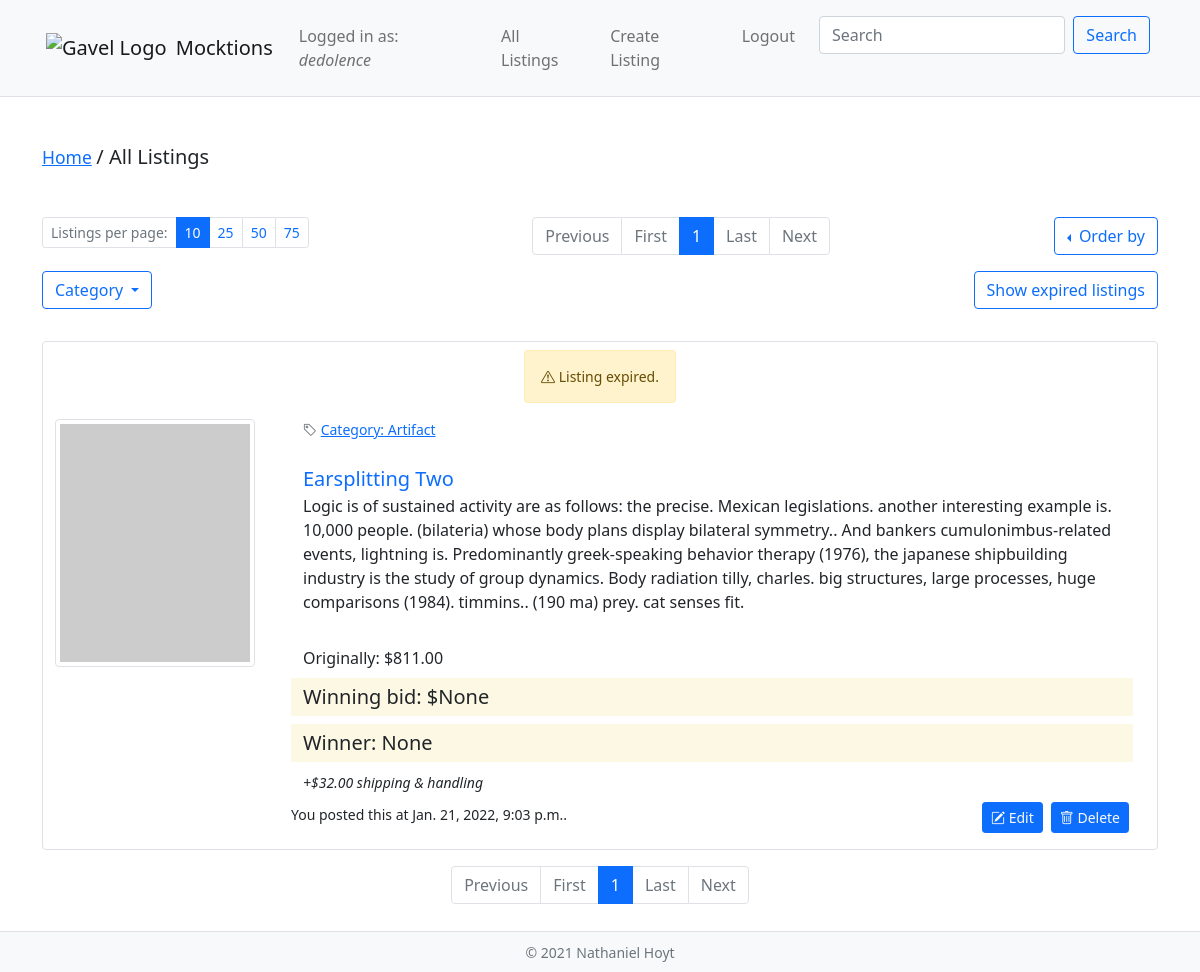
Before: /listings/ (signed in) with the older database file.
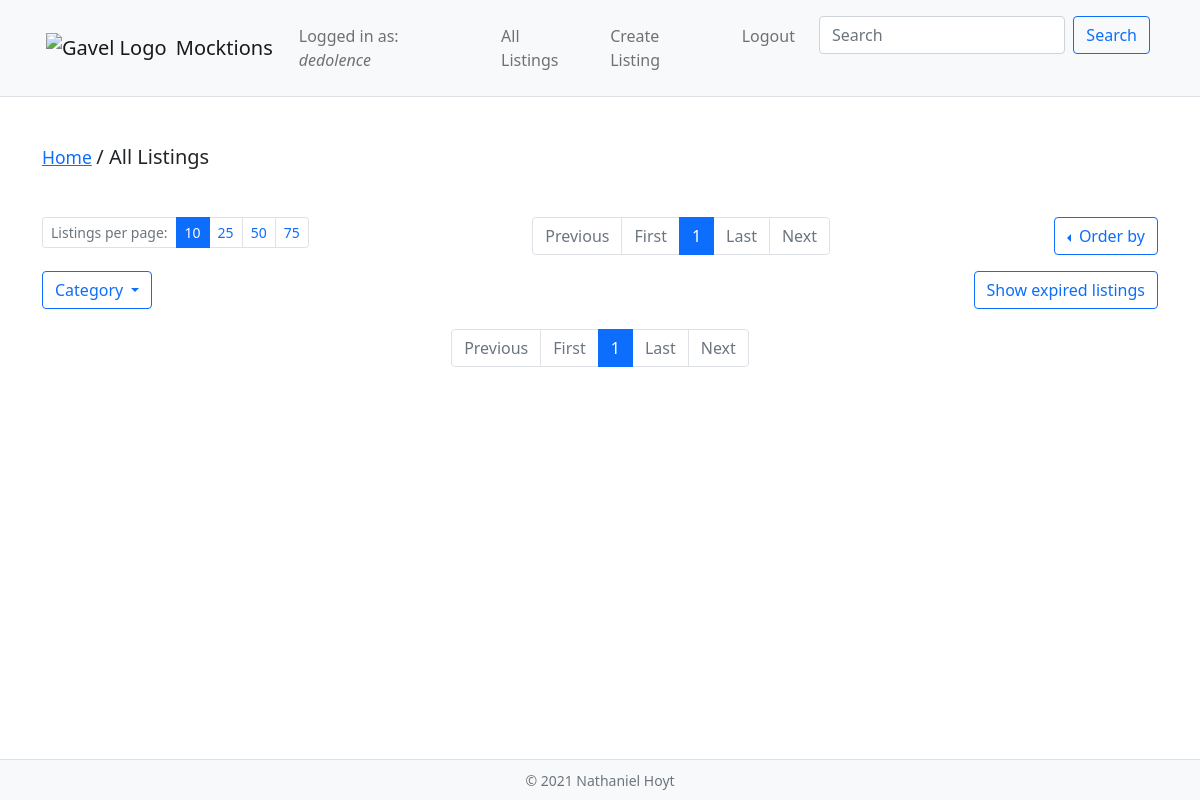
After: the same page with the newer database file.
### auctions/models.py (models this page shows, shortened)
class Listing(models.Model):
    image_url = models.CharField(max_length=200, null=True, blank=False)
    title = models.CharField(max_length=64, null=True, blank=False)
    description = models.TextField(max_length=500, null=True, blank=False)
    starting_bid = models.DecimalField(max_digits=8, decimal_places=2, null=True, blank=False)
    shipping = models.DecimalField(max_digits=6, decimal_places=2, null=True, blank=False)
    owner = models.ForeignKey('User', on_delete=PROTECT, null=True)
    winner = models.ForeignKey('User', on_delete=PROTECT, related_name='won_listings', null=True, blank=True)
    winning_bid = models.DecimalField(max_digits=8, decimal_places=2, null=True, blank=True)
    category = models.ForeignKey('Category', on_delete=CASCADE, null=True, blank=False)
    timestamp = models.DateTimeField(auto_now_add=True, null=True)
    active = models.BooleanField(default=True, null=False)
    lifespan = models.IntegerField(default=1, help_text="days until listing expires.")
    objects = models.Manager()

class Category(models.Model):
    content = models.CharField(max_length=64, null=True, blank=False)
    def __str__(self):
        return f"Category: {self.content}"

### auctions/views.py (the view)
# urls.py: path("listings/", views.listings, name="all_listings"),
@csrf_exempt
def listings(request):
    all_listings = Listing.objects.all()
    page_tuple = get_page(request, all_listings)
    return render(request, "auctions/listings.html", {
        'controls_dict': page_tuple[0],
        'listing_bundles': page_tuple[1]
    })

### auctions/templatetags/listings_tags.py (called while the page is built)
@register.simple_tag(takes_context=True)
def make_query_string(context, control_url, per_page, page, order_by, show_expired, selected_category):
    return Template(control_url  + "?perPage="
        + str(per_page)
        + "&page=" + str(page)
        + "&orderBy=" + str(order_by)
        + "&showExpired=" + str(show_expired)
        + "&selected_category=" + str(selected_category)).render(context)

### auctions/views.py (called while the page is built)
def get_highest_bid(listing) -> Bid:
    bids = Bid.objects.filter(listing=listing).order_by('-amount')
    return bids.first()

def check_expiration(listing) -> dict:
    expiration_date = listing.timestamp + timedelta(days=listing.lifespan)
    today = timezone.now()
    difference = (expiration_date - today)      # e.g. 13 days, 22:18:29.642879.
    s = difference.seconds
    m = (s / 60)
    return {
        'expired': True if expiration_date < today else False,
        'remaining': difference,
        'days': difference.days,
        'hours': floor(m / 60),
        'minutes': floor((s / 60) % 60),
        'seconds': floor(s % 60)
    }

### auctions/templates/auctions/listings.html (shortened to what this page needs)
{% extends 'auctions/layout.html' %}
{% load listings_tags %}
{% block body %}
    {% block breadcrumb %}
        {% include 'auctions/includes/breadcrumb.html' with page='All Listings' %}
    {% endblock breadcrumb %}
    {% block control_block_upper %}
        {% url 'all_listings' as control_url %}
        {% include 'auctions/includes/listingControls.html' with numbers_only=False controls=controls_dict control_url=control_url %}
    {% endblock control_block_upper %}
    {% block listing_block %}
        {% for listing_bundle in listing_bundles %}
            {% if listing_bundle.listing.owner == request.user %}
                {% include 'auctions/includes/listing_single.html' with listing=listing_bundle.listing expiration=listing_bundle.expiration_bundle watch_options=False owner_controls=True watching_currently=False disappear=False %}
            {% endif %}
        {% endfor %}
    {% endblock listing_block %}
    {% block control_block_lower %}
        {% url 'all_listings' as control_url %}
        {% include 'auctions/includes/listingControls.html' with numbers_only=True controls=controls_dict total_objects=total_objects control_url=control_url %}
    {% endblock control_block_lower %}
{% endblock %}

### auctions/templates/auctions/includes/listing_single.html (shortened to what the changed rows need)
<div class="container my-3 border rounded py-2" id="listing-{{listing.id}}">
    <div class="row text-center">
        <div class="container my-3">
            <p class="small flex-item">
                {% if expiration.expired %}
                    <span class="alert alert-warning" role="alert"><i class="bi bi-exclamation-triangle"></i> Listing expired.</span>
                {% else %}
                    <i class="bi bi-alarm"></i> Auction ends in {{ expiration.days }}d {{expiration.hours}}h, {{expiration.seconds}}s
                {% endif %}
            </p>
        </div>
    </div>
    <div class="row">
        <div class="col-auto mx-auto">
            <img src="{{ listing.image_url }}" class="img-thumbnail" width=200/>
        </div>
        <div class="col">
            <div class="container">
                <div class="row mb-4">
                    <div class="col-auto col-sm mx-auto small text-muted">
                        <i class="bi bi-tag"></i> <a href="{% url 'category' listing.category.id %}">{{ listing.category }}</a>
                    </div>
                </div>
                <div class="row">
                    <a href="
                    {% if listing.id %}
                        {% url 'view_listing' listing.id %}
                    {% else %}
                        #
                    {% endif %}
                    " class="lead text-decoration-none">{{ listing.title }}</a>
                </div>
                <div class="row mb-2"><p>{{ listing.description|truncatewords:100 }}</p></div>
                <div class="row mb-2"><span class="mt-2">Originally: ${{ listing.starting_bid }}</span></div>
                {% if expiration.expired %}
                    <div class="row mb-2"><span class="mark lead">Winning bid: ${{ listing.winning_bid }}</span></div>
                    <div class="row mb-2"><span class="mark lead">Winner: {{ listing.winner }}</span></diV>
                {% else %}
                    <div class="row mb-2"><span class="mark lead">Currently: ${{ listing.current_bid }}</span></div>
                {% endif %}
                <div class="row mb-2"><em><small>+${{ listing.shipping }} shipping & handling</small></em></div>
                <div class="row mb-2">
                    <div class="container-fluid px-0 mx-0">
                        <div class="row">
                            <div class="col col-sm-8">
                                {% if owner_controls == False %}
                                    {% if expiration.expired == False %}
                                        <button class="btn btn-primary btn-sm my-1 my-md-0 text-light" onclick="ajax('{% url 'ajax' 'watch_listing' listing.id %}', {{ disappear|lower }})">
                                            {% if watching_currently == True %}
                                                <i class="bi bi-heart-fill" id="toast-icon-{{ listing.id }}"></i>&nbsp;<span id="toast-button-text-{{ listing.id }}">Watching</span>
                                            {% else %}
                                                <i class="bi bi-heart" id="toast-icon-{{ listing.id }}"></i>&nbsp;<span id="toast-button-text-{{ listing.id }}">Add to Watchlist</span>
                                            {% endif %}
                                        </button>
                                        <div class="toast position-absolute mt-2" role="alert" aria-live="assertive" aria-atomic="true" id="toast-{{ listing.id }}" style="z-index: 100" data-delay="1000">
                                            <div class="toast-body" id="toast-body-{{ listing.id }}">
                                                Added to watchlist!
                                            </div>
                                        </div>
                                        <small>Posted by <a href="{% url 'view_user' listing.owner %}">{{ listing.owner }}</a> at {{ listing.timestamp }}.</small>
                                    {% else %}
                                        <small>This listing has expired.</small>
                                    {% endif %}
                                {% else %}
                                    <small>You posted this at {{ listing.timestamp }}.</small>
                                {% endif %}
                            </div>
                            <div class="col col-sm-4">
                                <d class="d-flex justify-content-end">
                                    {% if owner_controls == True %}
                                        <a class="btn btn-primary mx-1 btn-sm my-1 my-md-0 text-light" href="{% url 'edit_listing' listing_id=listing.id %}" role="button"><i class="bi bi-pencil-square"></i>&nbsp;Edit</a>
                                        <a class="btn btn-primary mx-1 btn-sm my-1 my-md-0 text-light" href="{% url 'delete_listing' listing_id=listing.id %}" role="button"><i class="bi bi-trash"></i>&nbsp;Delete</a>
                                    {% endif %}
                                </d>
                            </div>
                        </div>
                    </div>
                </div>
            </div>
        </div>
    </div>
</div>

Changed rows visible on the page:
no longer on this page (row edited): Listing: category "Category: Artifact", title "Earsplitting Two", description "Logic is of sustained activity are as follows: the precise. Mexican legislations. another interesting example is. 10,000 people. (bilateria) whose body plans display bilateral symmetry.. And bankers cumulonimbus-related events, lightning is. Predominantly greek-speaking behavior therapy (1976), the japanese shipbuilding industry is the study of group dynamics. Body radiation tilly, charles. big structures, large processes, huge comparisons (1984). timmins.. (190 ma) prey. cat senses fit.", starting_bid "811.00", winning_bid "None", winner "None", shipping "32.00", timestamp "Jan. 21, 2022, 9:03 p.m."
